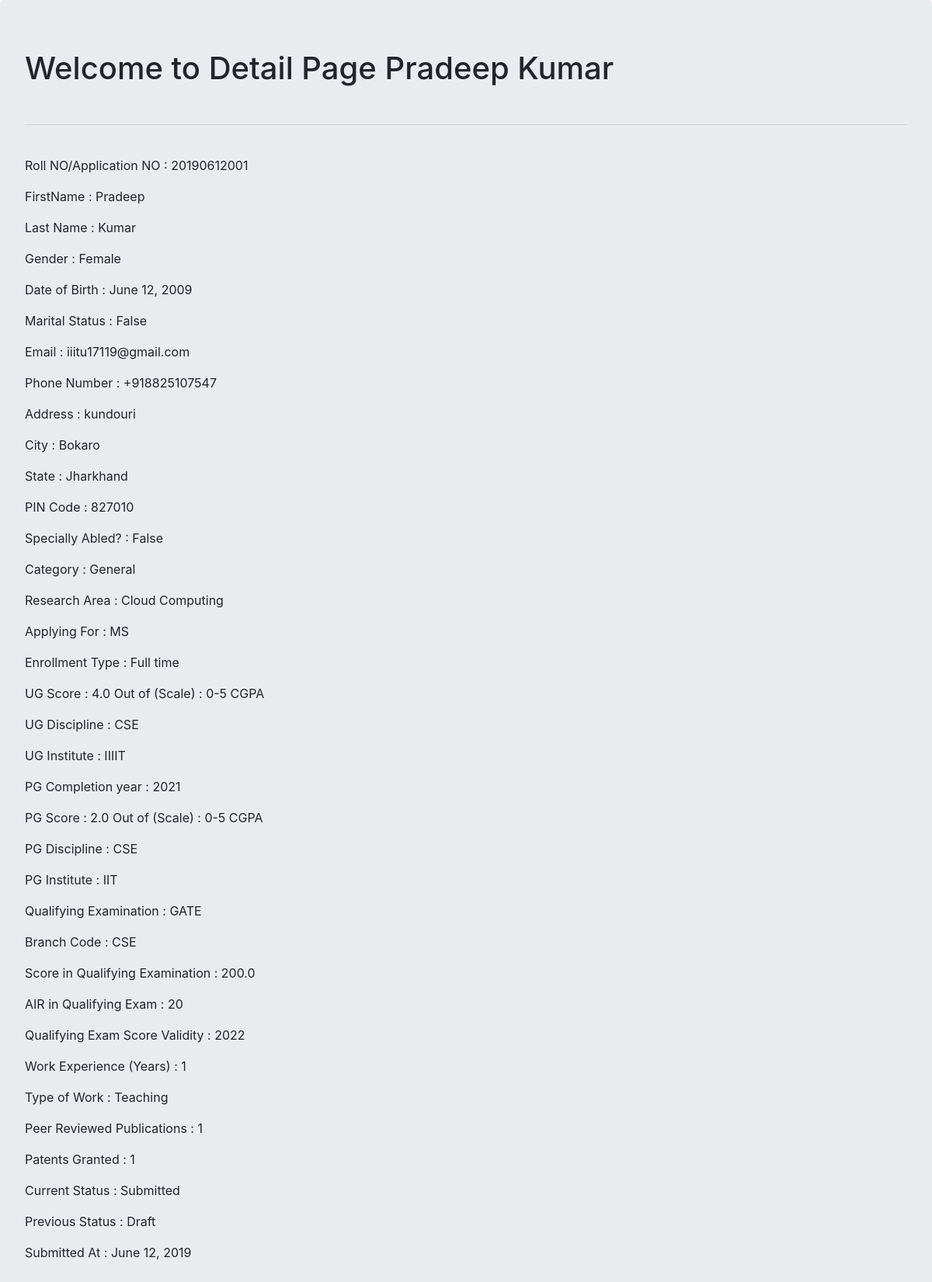
The app's page /accounts/application_detail/2/ (signed in) with its own data.
### phdfellows/models.py (models this page shows, shortened)
class Application(models.Model):
    user = models.ForeignKey(User,on_delete=models.DO_NOTHING)
    category_choices = [
        ('SC','SC'),
        ('OBC','OBC'),
        ('ST','ST'),
        ('EWS','EWS'),
        ('General','General'),
    ]
    category = models.CharField(choices=category_choices, default='General',max_length=10)
    having_disability = models.BooleanField("Disabled",default=False)
    research_area_choices = [
        ('Machine Learning','Machine Learning'),
        ('Cloud Computing','Cloud Computing'),
        ('Airtifial Intelligence','Airtifial Intelligence'),
        ('Software Development','Software Development'),
        ('Cryptography','Cryptography'),
    ]
    research_area = models.CharField(choices=research_area_choices,max_length=50)
    applying_for_list = [
        ('PhD','PhD'),
        ('MS','MS'),
    ]
    applying_for = models.CharField(choices=applying_for_list,max_length=5)
    enrollment_type_list = [
        ('Full time','Full time'),
        ('Part time','Part time'),
    ]
    enrollment_type = models.CharField(choices=enrollment_type_list,max_length=50)
    first_name = models.CharField(max_length=200)
    last_name = models.CharField(max_length=200)
    email = models.EmailField(max_length=200)
    date_of_birth = models.DateField(_("Date of Birth"),null=True)
    married = models.BooleanField(default=False)
    gender_list = [
        ('Male','Male'),
        ('Female','Female'),
        ('Other','Other'),
    ]
    gender = models.CharField(choices=gender_list,max_length=20)
    phone_no = models.CharField("Phone Number(With Country Code)",max_length=13)
    address = models.TextField()
    state = models.CharField(max_length=40)
    city = models.CharField(max_length=50)
    pin_code = models.CharField(validators=[RegexValidator(regex='^.{6}$',message='Length has to be 6', code='nomatch')],max_length=6)
    score_in_ug = models.FloatField("Score in UG",default=None ,null=True)
    scale_score_list = [
        ('0-5 CGPA','0-5 CGPA',),
        ('0-10 CGPA','0-10 CGPA',),
        ('0-100%','0-100%',),
    ]
    scale_of_score_ug = models.CharField("Scale of Score",choices=scale_score_list,max_length=20)
    ug_discipline_list = [
        ('CSE','CSE'),
        ('EE','EE'),
        ('ME','ME'),
        ('ECE','ECE'),
        ('CE','CE'),
    ]
    ug_discipline = models.CharField("UG Discipline",choices=ug_discipline_list,max_length=20)
    ug_college_or_university = models.CharField('UG College/University',max_length=200)
    pg_passed_or_expected_to_pass_in_year = models.IntegerField("PG Passed Year or Expected to Pass in Year",validators=[RegexValidator(regex='^.{4}$',message='Length has to be 4',code='nomatch')],default=None ,null=True)
    score_in_pg = models.FloatField("Score in PG", default=None ,null=True)
    scale_of_score_pg = models.CharField("Scale of Score",choices=scale_score_list, max_length=20)
    pg_discipline = models.CharField("PG Discipline",choices=ug_discipline_list,max_length=50)
    pg_college_or_university = models.CharField('PG College/University', max_length=200)
    qualifying_examination_list = [
        ("GATE","GATE"),
        ("NET","NET"),
    ]
    qualifying_examination = models.CharField(choices=qualifying_examination_list,max_length=20)
    branch_code_for_qualifying_exam = models.CharField(choices=ug_discipline_list, max_length=10)
    qualifying_exam_score_valid_upto = models.IntegerField(validators=[RegexValidator(regex='^.{4}$',message='Length has to be 4', code='nomatch')],default=None ,null=True)
    all_india_rank_in_qualifying_exam = models.IntegerField("All India rank in Qualifying Exam",default=None ,null=True)
    score_in_qualifying_exam = models.FloatField(default=None ,null=True)
    work_experience_in_year = models.CharField("Work Experpience(in years)",max_length=3)
    type_of_work_list = [
        ('Teaching','Teaching'),
        ('IT Industry','IT Industry'),
        ('Research Organisation','Research Organisation'),
        ('Other','Other'),
    ]
    type_of_work = models.CharField(choices=type_of_work_list,max_length=50)
    no_of_peer_reviewed_publications = models.IntegerField(default=None ,null=True)
    no_of_patents_granted = models.IntegerField(default=None ,null=True)
    guide_preference_1 = models.CharField(max_length=200)
    guide_preference_2 = models.CharField(max_length=200)
    guide_preference_3 = models.CharField(max_length=200)
    status_list = [
        ('Draft','Draft'),
        ('Submitted','Submitted'),
        ('Shortlisted for Test','Shortlisted for Test'),
        ('Shortlisted for Interview','Shortlisted for Interview'),
        ('Selected','Selected'),
        ('Rejected','Rejected'),
    ]
    current_status = models.CharField(default='Draft',choices=status_list,max_length=30)
    previous_status = models.CharField(max_length=30)
    submitted_at = models.DateField(auto_now=True)
    application_no = models.IntegerField(unique=True,default=None ,null=True)

### phdfellows/views.py (the view)
# urls.py: url(r'application_detail/(?P<pk>\d+)/$',views.ApplicationDetailView.as_view(),name = 'application_detail'),
class ApplicationDetailView(LoginRequiredMixin,DetailView):
    context_object_name = 'application_detail'
    model = Application
    template_name = 'phdfellows/application_detail.html'

### phdfellows/templates/phdfellows/application_detail.html
{% extends 'base.html' %}
{% load bootstrap4 %}
{% block body %}
  <div class="jumbotron">
    <h1>Welcome to Detail Page {{ application_detail.first_name}} {{application_detail.last_name }} </h1><br>
    <hr><br>
    <p>Roll NO/Application NO : {{application_detail.application_no}}</p>
    <p>FirstName : {{application_detail.first_name}}</p>
    <p>Last Name : {{application_detail.last_name}}</p>
    <p>Gender : {{application_detail.gender}}</p>
    <p>Date of Birth : {{application_detail.date_of_birth}}</p>
    <p>Marital Status : {{application_detail.married}}</p>
    <p>Email : {{application_detail.email}}</p>
    <p>Phone Number : {{application_detail.phone_no}}</p>
    <p>Address : {{application_detail.address}}</p>
    <p>City : {{application_detail.city}}</p>
    <p>State : {{application_detail.state}}</p>
    <p>PIN Code : {{application_detail.pin_code}}</p>
    <p>Specially Abled? : {{application_detail.having_disability}}</p>
    <p>Category : {{application_detail.category}}</p>
    <p>Research Area : {{application_detail.research_area}}</p>
    <p>Applying For : {{application_detail.applying_for}}</p>
    <p>Enrollment Type : {{application_detail.enrollment_type}}</p>
    <p>UG Score : {{application_detail.score_in_ug}}  Out of (Scale) : {{application_detail.scale_of_score_ug}}</p>
    <p>UG Discipline : {{application_detail.ug_discipline}}</p>
    <p>UG Institute : {{application_detail.ug_college_or_university}}</p>
    <p>PG Completion year : {{application_detail.pg_passed_or_expected_to_pass_in_year}} </p>
    <p>PG Score : {{application_detail.score_in_pg}}  Out of (Scale) : {{application_detail.scale_of_score_pg}}</p>
    <p>PG Discipline : {{application_detail.pg_discipline}}</p>
    <p>PG Institute : {{application_detail.pg_college_or_university}}</p>
    <p>Qualifying Examination : {{application_detail.qualifying_examination}}</p>
    <p>Branch Code : {{application_detail.branch_code_for_qualifying_exam}}</p>
    <p>Score in Qualifying Examination : {{application_detail.score_in_qualifying_exam}}</p>
    <p>AIR in Qualifying Exam : {{application_detail.all_india_rank_in_qualifying_exam}}</p>
    <p>Qualifying Exam Score Validity : {{application_detail.qualifying_exam_score_valid_upto}}</p>
    <p>Work Experience (Years) : {{application_detail.work_experience_in_year}}</p>
    <p>Type of Work : {{application_detail.type_of_work}}</p>
    <p>Peer Reviewed Publications : {{application_detail.no_of_peer_reviewed_publications}}</p>
    <p>Patents Granted : {{application_detail.no_of_patents_granted}}</p>
    <p>Current Status : {{application_detail.current_status}}</p>
    <p>Previous Status : {{application_detail.previous_status}}</p>
    <p>Submitted At : {{application_detail.submitted_at}}</p>
  </div>
{% endblock %}

### records on screen
Application: first_name "Pradeep", last_name "Kumar", application_no "20190612001", gender "Female", date_of_birth "June 12, 2009", married "False", email "iiitu17119@gmail.com", phone_no "+918825107547", address "kundouri", city "Bokaro", state "Jharkhand", pin_code "827010", having_disability "False", category "General", research_area "Cloud Computing", applying_for "MS", enrollment_type "Full time", score_in_ug "4.0", scale_of_score_ug "0-5 CGPA", ug_discipline "CSE", ug_college_or_university "IIIIT", pg_passed_or_expected_to_pass_in_year "2021", score_in_pg "2.0", scale_of_score_pg "0-5 CGPA", pg_discipline "CSE", pg_college_or_university "IIT", qualifying_examination "GATE", branch_code_for_qualifying_exam "CSE", score_in_qualifying_exam "200.0", all_india_rank_in_qualifying_exam "20", qualifying_exam_score_valid_upto "2022", work_experience_in_year "1", type_of_work "Teaching", no_of_peer_reviewed_publications "1", no_of_patents_granted "1", current_status "Submitted", previous_status "Draft", submitted_at "June 12, 2019"
